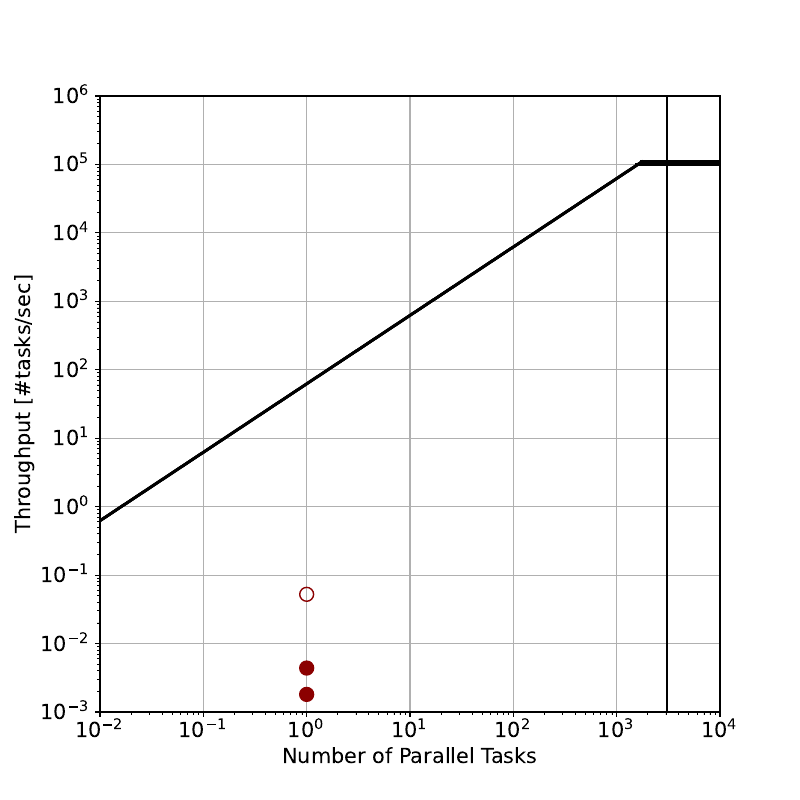

Reproduce this figure in Python.
import numpy as np
import matplotlib.pyplot as plt
import sys




########################### SYSTEM INPUTS ###########################
CPU_HARDWARE=3072
PEAK_NODE_CPU_BW=204.8*2# in GB/s
RANKS_PER_NODE=128
PEAK_FILE_SYSTEM=4800 # GB/s
#####################################################################


########################### META DATA ###########################
time=[553,227.9,19.08] #batch, RCI, projected
#####################################################################

########################### WORKFLOW INPUTS ###########################
TOTAL_TASKS=1
PARALLEL_TASKS=1
NNZ=(135654*8)/1e3
FILE_VOL=128
ITER=40
########################### INPUTS ENDS ###########################
font = { 'size'   : 15}
plt.rc('font', **font)

colors = ['k','blue','red','green','m','c','y','k','crimson']
styles = ['o','s','D','v','^',">","<","*","h","H","+","1","2","3","4","8","p","d","|","_",".",","]

fig = plt.figure(1,figsize=(8,8))
plt.clf()
ax = fig.gca()
ax.set_xscale('log')
ax.set_yscale('log')
ax.set_xlabel('Number of Parallel Tasks')
ax.set_ylabel('Throughput [#tasks/sec]')
nx = 1000
xmin = -2
xmax = 4
ymin = 0.001
ymax = 1000000
scalingFactorForRoofs=1

ax.set_xlim(10**xmin, 10**xmax)
ax.set_ylim(ymin, ymax)

ixx = int(nx*0.02)
xlim = ax.get_xlim()
ylim = ax.get_ylim()

scomp_x_elbow = []
scomp_ix_elbow = []
smem_x_elbow = []
smem_ix_elbow = []

x = np.logspace(xmin,xmax,nx)

ax.plot(TOTAL_TASKS, 1/time[0],c='darkred',marker='o',markersize=10)
ax.plot(TOTAL_TASKS, 1/time[1],c='darkred',marker='o',markersize=10)
ax.plot(TOTAL_TASKS, 1/time[2],markeredgecolor='darkred',marker='o',markerfacecolor="None",lw=2,markersize=10)

system_plot=1
if system_plot==1:
    smemroofs=[]
    scomproofs=[]
    scomp_x_elbow=[]
    scomp_ix_elbow=[]


    PARA_LIMIT=CPU_HARDWARE/1

    for ab in range(0,len(time)):
        smemroofs=[]
        scomproofs=[]
        scomp_x_elbow=[]
        scomp_ix_elbow=[]
        smem_x_elbow=[]
        smem_ix_elbow=[]

        ## node KB RCI ####
        data_tot=((FILE_VOL+NNZ))/1e6+835/1e3 ## make it GB
        latency=(data_tot/(208.4/4))
        smemroofs.append(latency)

        scomproofs.append(1/(( ITER*((NNZ)/1e6) )/(PEAK_FILE_SYSTEM))  )
        scomproofs.append( 1/( (ITER*((FILE_VOL+NNZ)/1e6) )/PEAK_FILE_SYSTEM) )

        for roof in scomproofs:
            for ix in range(1,nx):
                if (x[ix])/smemroofs[0] >= roof and (x[ix-1])/smemroofs[0] < roof:
                    scomp_x_elbow.append(x[ix-1])
                    scomp_ix_elbow.append(ix-1)
                    break

        for roof in smemroofs:
            for ix in range(1,nx):
                if (scomproofs[0] <= (x[ix])/roof) and (scomproofs[0] > ( x[ix-1])/roof):
                    smem_x_elbow.append(x[ix-1])
                    smem_ix_elbow.append(ix-1)
                    break

        for i in range(0,len(scomproofs)):
            roof = scomproofs[i]
            y = np.ones(len(x)) * roof / scalingFactorForRoofs
            ax.plot(x[scomp_ix_elbow[i]:],y[scomp_ix_elbow[i]:],c='k',ls='-',lw='2')

        for i in range(0,len(smemroofs)):
            roof = smemroofs[i]
            y = ((x)/roof) / scalingFactorForRoofs
            ax.plot(x[:smem_ix_elbow[i]+1],y[:smem_ix_elbow[i]+1],c=colors[i],ls='-',lw='2')



para_plot=1
if para_plot==1:
    plt.vlines(x = PARA_LIMIT, ymin = ymin, ymax = ymax,color='k',ls='-',lw=2)




ax.grid(True)
marker_handles = list()

plt.savefig('WRF_GPTUNE_PM.pdf')
